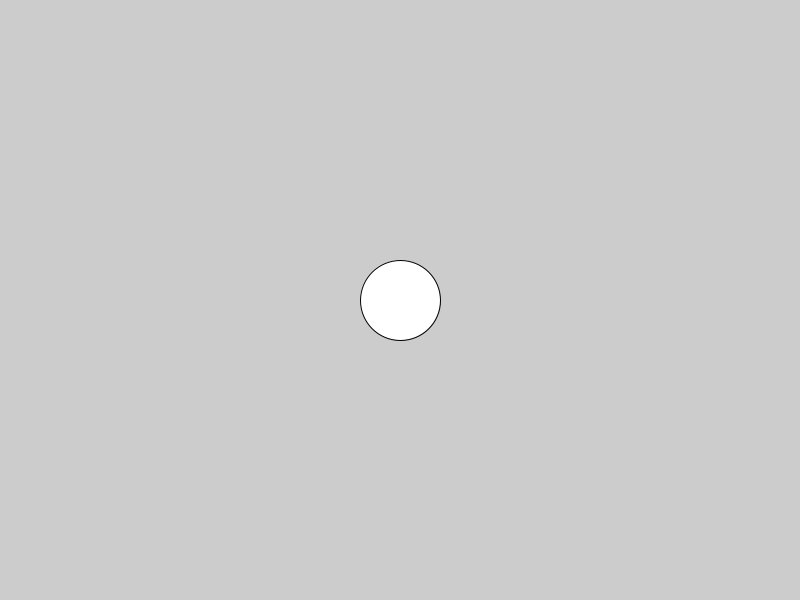
Frame 1 (no input)
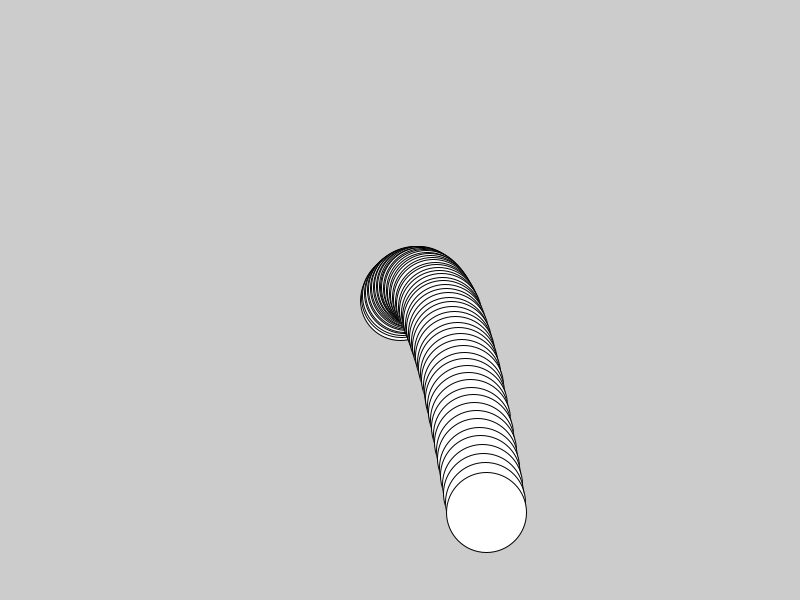
Frame 60 (the mouse pressed at the canvas centre just before this capture)
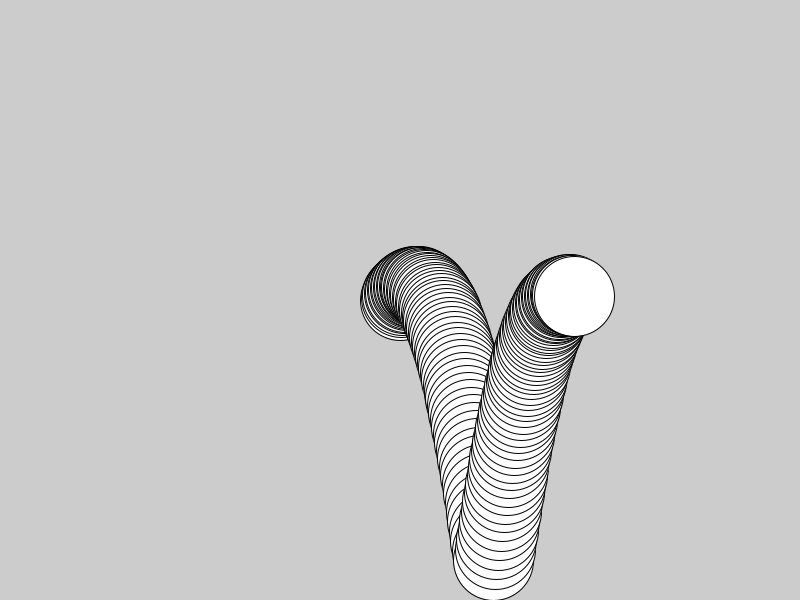
Frame 120 (the mouse held since frame 60 and released just before this capture)

The Processing sketch that drew these frames (run headless with seeded random() and noise(); from frame 60 on, the mouse is pressed at the canvas centre):

// Processing sketch: GravityBallCode
// ── GravityBallCode.pde
//declare variables
float x, y, velX, velY, diam, gravity;

void setup() {
  //set size of canvas
  size(800, 600);

  //initialize variables
  x = width/2;
  y = height/2;
  diam = 80;
  velX = random(-5, 5);
  velY = random(-5, 5);
  gravity = 0.2;
}

void draw() {
  //draw background to cover previous frame
  //background(0);

  //draw ball
  ellipse(x, y, diam, diam);

  //add velocity to position
  velY += gravity; 
  x += velX;
  y += velY;
  //bounce ball if it hits walls
  if (x + diam/2 >= width) {
    velX = -abs(velX);    //if the ball hits the right wall, assign x velocity the negative version of itself
  } else if (x - diam/2 <= 0) {
    velX = abs(velX);     //if the ball hits the left wall, assign x velocity the positive version of itself
  }
  if (y + diam/2 >= height) {
    velY = -abs(velY);
  } else if (y - diam/2 <= 0) {
    velY = abs(velY);
  }
    if (y + diam/2 >= height) {
    y = height - diam/2;
  }
}
